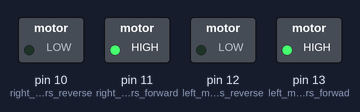
The sketch below on a simulated Arduino Uno, built with avr-gcc and run on an emulated ATmega328P. On the bench: switched loads named in the sketch (green lamp = pin HIGH).

Above: at 0.05 s.
At 0.75 s:
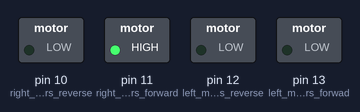
At 1.45 s:
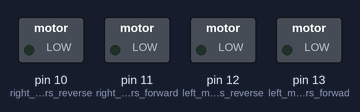
At 2.15 s:
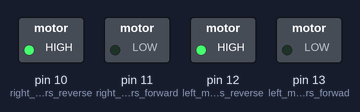
At 2.85 s:
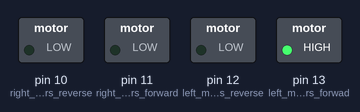
Timing chart, 0 to 3.1 s (numbered marks = the images above):
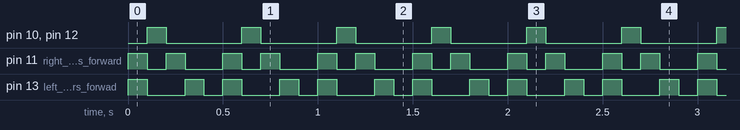

The sketch:

Car_setup.ino
```cpp
void setup() {
  // put your setup code here, to run once:
Serial.begin(9600);
pinMode(13,OUTPUT);  //left motors forwad
pinMode(12,OUTPUT);  //left motors reverse
pinMode(11,OUTPUT);  //right motors forward
pinMode(10,OUTPUT);  //right motors reverse
}

void loop() {
  // put your main code here, to run repeatedly:
int i=1;
while(i<=10){
  //command to movve forward
      digitalWrite(13,HIGH);
      digitalWrite(12,LOW);
      digitalWrite(11,HIGH);
      digitalWrite(10,LOW);
      delay(100);
  //command to move backward
      digitalWrite(13,LOW);
      digitalWrite(12,HIGH);
      digitalWrite(11,LOW);
      digitalWrite(10,HIGH);
      delay(100);
  //command to move left
      digitalWrite(13,LOW);
      digitalWrite(12,LOW);
      digitalWrite(11,HIGH);
      digitalWrite(10,LOW);
      delay(100);
  //command to move right
      digitalWrite(13,HIGH);
      digitalWrite(12,LOW);
      digitalWrite(11,LOW);
      digitalWrite(10,LOW);
      delay(100);
  //command to stop
      digitalWrite(13,LOW);
      digitalWrite(12,LOW);
      digitalWrite(11,LOW);
      digitalWrite(10,LOW);
      delay(100);
   //increase the value of i
   i++;
  }
}
```

Measured:
- by itself, pin 10 (right_motors_reverse), pin 12 (left_motors_reverse): alternates HIGH for 0.10 s and LOW for 0.40 s
- by itself, pin 11 (right_motors_forward): repeats every 0.50 s: LOW 0.10 s, HIGH 0.10 s, LOW 0.20 s, HIGH 0.10 s
- by itself, pin 13 (left_motors_forwad): repeats every 0.50 s: LOW 0.20 s, HIGH 0.10 s, LOW 0.10 s, HIGH 0.10 s
